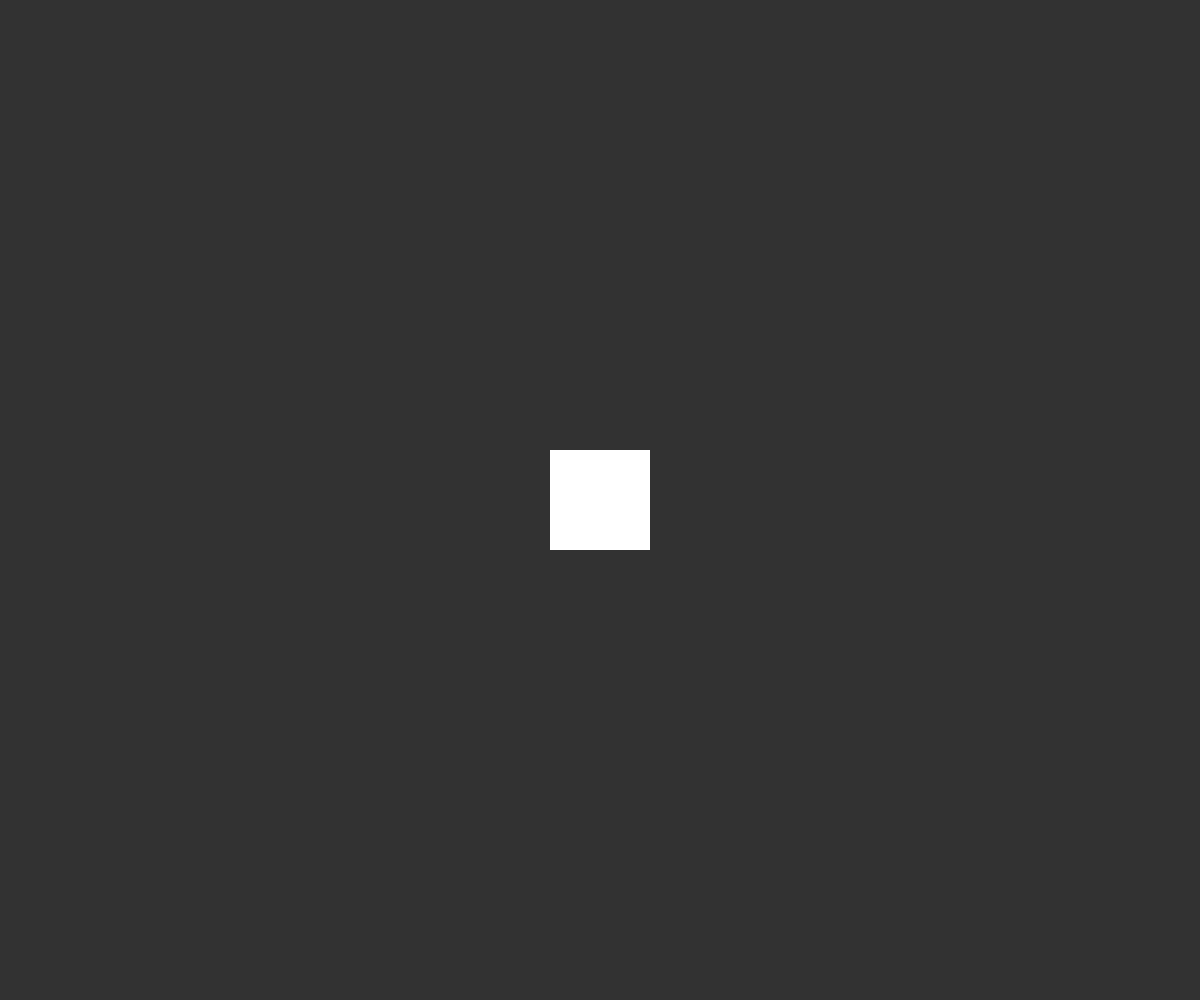
Frame 1 (no input)
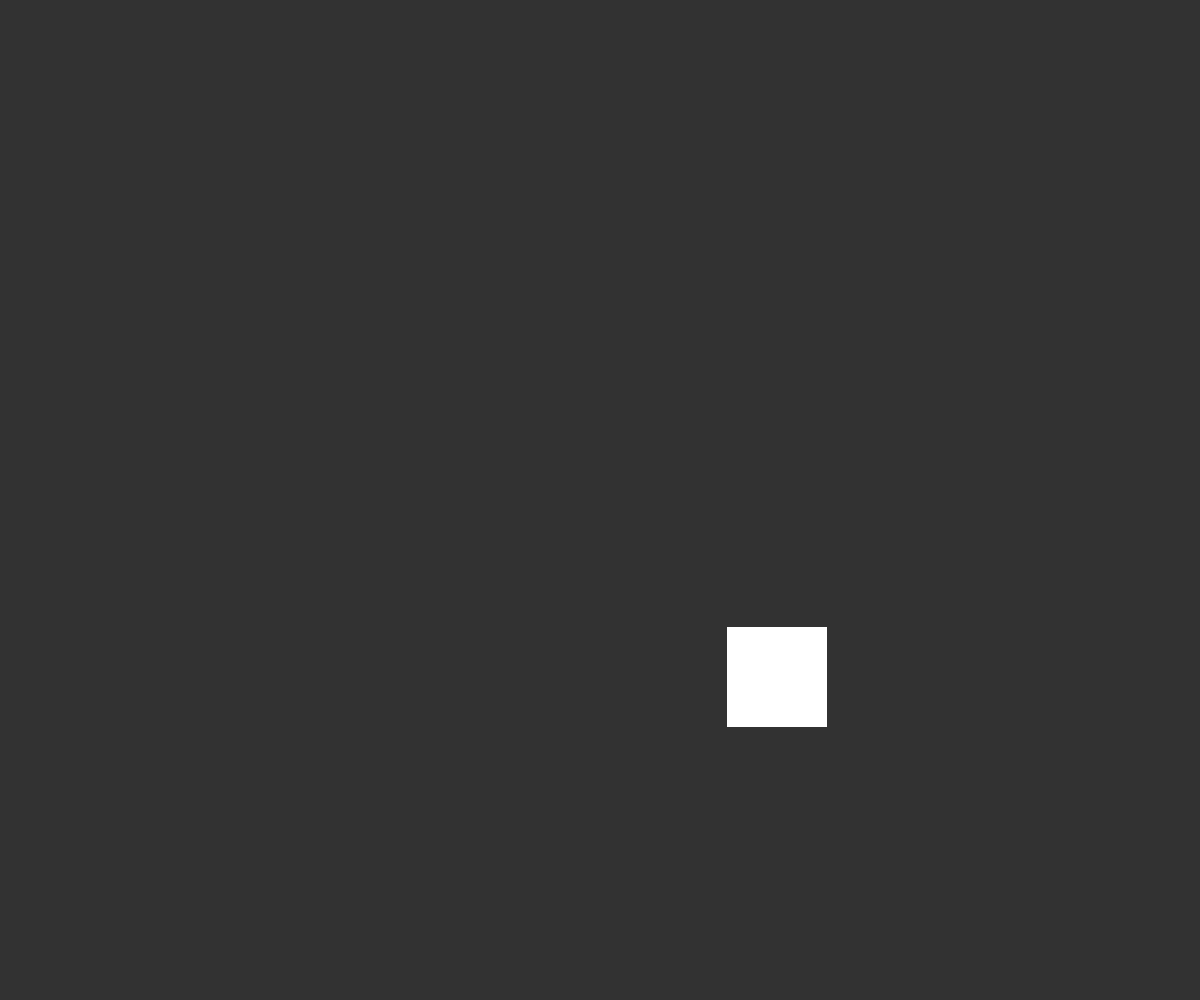
Frame 60 (no input)
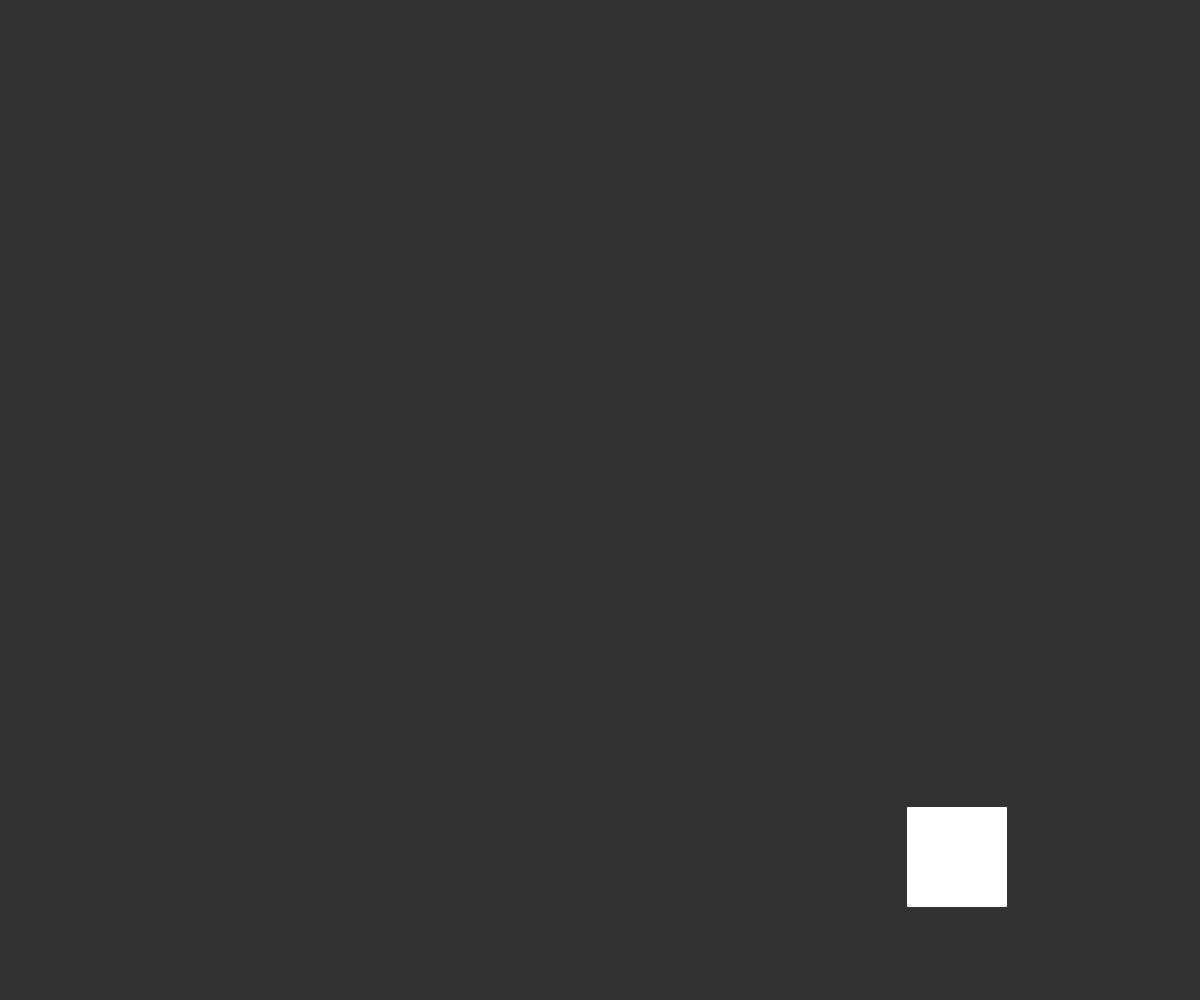
Frame 120 (the mouse pressed at the canvas centre since frame 60)

The p5.js sketch that drew these frames (run headless with seeded random() and noise() and a simulated clock; from frame 60 on, the mouse is pressed at the canvas centre):

// p5.js sketch
// ── sketch.js
let xspeed = 3;
let yspeed = 3;
let x;
let y;

function setup() {
  createCanvas(windowWidth, windowHeight);
  x = width / 2;
  y = height / 2;
}

function draw() {
  background(50);
  fill(255);
  noStroke();
  rectMode(CENTER);
  square(x, y, 100);

  x += xspeed;
  y += yspeed;
  if (x + 50 >= width || x - 50 <= 0) xspeed *= -1;
  if (y + 50 >= height || y - 50 <= 0) yspeed *= -1;
}
